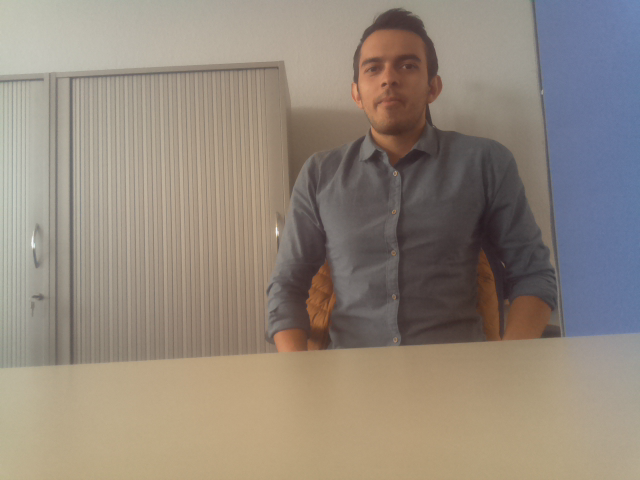
#> input picture test_images/ivan.bmp, 640 x 480 px; its folder holds only this picture in this run
$ python face_detect_cv3.py --test_images test_images
#> lines starting #> are read from the running program, lines starting #| are printed output that depends on the picture
#from __future__ import print_function
from imutils.object_detection import non_max_suppression
from imutils import paths
import cv2
import sys
import argparse
import imutils
import numpy as np
import time


# construct the argument parse and parse the arguments
ap = argparse.ArgumentParser()
ap.add_argument("-i", "--test_images", required=True, help="path to images directory")
args = vars(ap.parse_args())


start = time.time()
# Get user supplied values
#imagePath = sys.argv[1]
cascPath = "facial_recognition_model.xml"

# Create the haar cascade
faceCascade = cv2.CascadeClassifier(cascPath)


# loop over the image paths
imagePaths = list(paths.list_images(args["test_images"]))
count = 0

for imagePath in imagePaths:
	# load the image and resize it to (1) reduce detection time
	# and (2) improve detection accuracy
	image = cv2.imread(imagePath)
#> image is the input picture: shape (480, 640, 3); mean B, G, R 123.5, 135.4, 146.5
	image = imutils.resize(image, width=min(400, image.shape[1]))
#> image: shape (300, 400, 3)
	#orig = image.copy()
	gray = cv2.cvtColor(image, cv2.COLOR_BGR2GRAY)
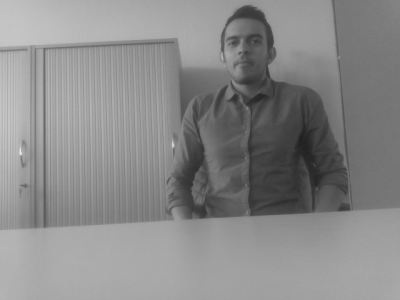
#> gray: shape (300, 400); min 32, max 237, mean 137.4

	# Detect faces in the image
	faces = faceCascade.detectMultiScale(
            gray,
            scaleFactor=1.1,
            minNeighbors=5,
            minSize=(30, 30)
            #flags = cv2.CASCADE_SCALE_IMAGE
            )
#> faces = [[216, 20, 56, 56]]
	print("Found {0} faces!".format(len(faces)))
#| Found 1 faces!
	if len(faces) > 0:
            count = count + len(faces)
#> count = 1
	# [6 lines of commented-out code are left out]

print("Found", count, "objects!")
#| Found 1 objects!
end = time.time()
print(end - start)

$ run again, on test_images/ivan_leo.bmp
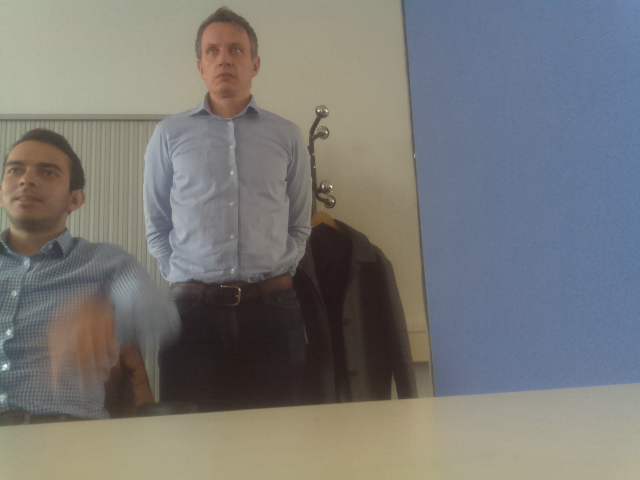
#> input picture test_images/ivan_leo.bmp, 640 x 480 px
#> image is the input picture: shape (480, 640, 3); mean B, G, R 118.4, 120.1, 120.5
#> image: shape (300, 400, 3)
#> `gray = cv2.cvtColor(image, cv2.COLOR_BGR2GRAY)`:
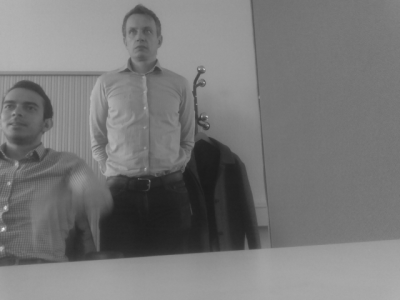
#> gray: shape (300, 400); min 26, max 243, mean 120
#> faces = [[118, 15, 44, 44]]
#| Found 1 faces!
#> count = 1
#| Found 1 objects!
